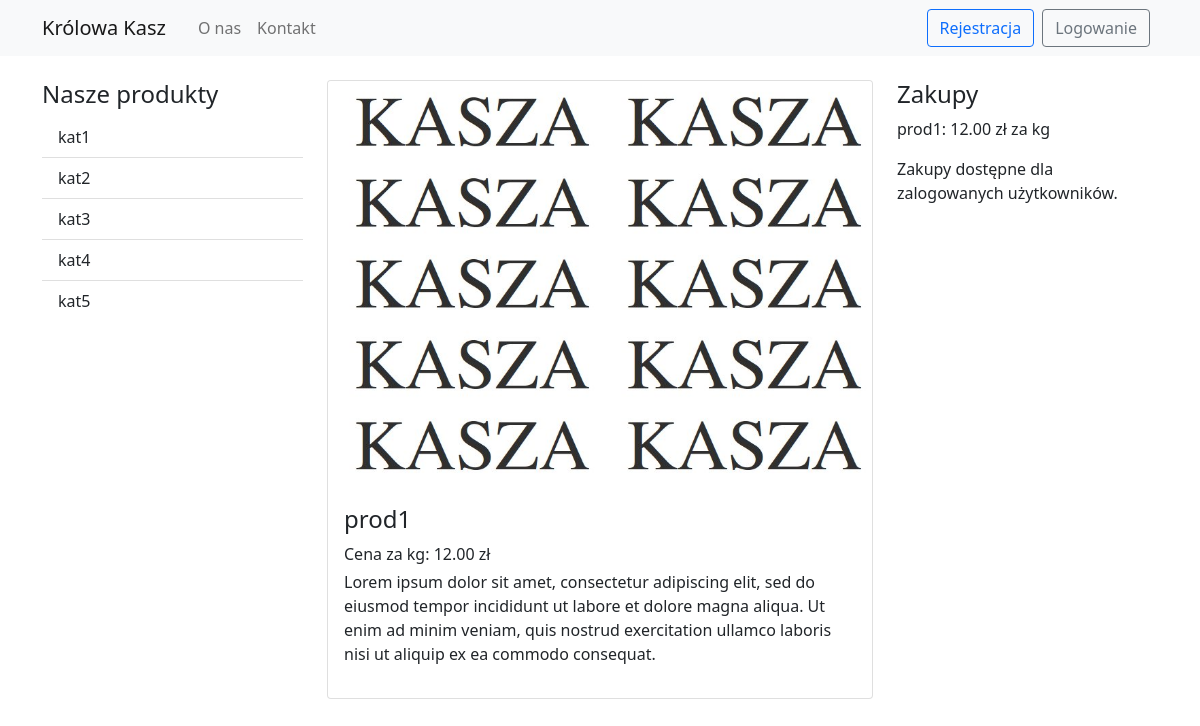
The page /product?product_id=1 on the database its author committed.
### shop/models.py (models this page shows, shortened)
class Category(db.Model):
    __tablename__ = 'categories'
    id = db.Column(db.Integer, primary_key=True)
    name = db.Column(db.String(20), unique=True, nullable=False)
    products = db.relationship('Product', back_populates='category')

class Product(db.Model):
    __tablename__ = 'products'
    id = db.Column(db.Integer, primary_key=True)
    name = db.Column(db.String(100), unique=True, nullable=False)
    price = db.Column(db.Float(asdecimal=True), nullable=False)
    image_file = db.Column(db.String(100), nullable=False, default='default_kasza.jpg')
    description = db.Column(db.Text, nullable=False)
    order_items = db.relationship('OrderItem', back_populates='product', lazy='subquery')
    category_id = db.Column(db.Integer, db.ForeignKey('categories.id'))
    category = db.relationship('Category', back_populates='products')

### shop/routes.py (the view, shortened to what this page needs)
@app.route("/product", methods=['GET', 'POST'])
def product():
    product_id = request.args.get('product_id')
    product = Product.query.filter_by(id = product_id).first()
    form = AddProductToCartForm()
    return render_template('product.html', title='Produkt', product=product, form=form, categories = Category.query.all())

### shop/templates/product.html
{% extends "layout.html" %}
{% block content %}
<div class="row">
    <div class="col-md-8">
        <div class="card">
            <img class="img-fluid rounded" src="{{ url_for('static', filename = 'product_pics/' + product.image_file) }}" alt="">
            <div class="card-body">
                <h4> {{product.name}} </h4>
                <p class="mb-1">Cena za kg: {{product.price|round(2)}} zł</p>
                <p>{{ product.description }}</p>
            </div>
        </div>
    </div>
    <div class="col-md-4">
        <h4>Zakupy</h4>
        <p> {{ product.name }}: {{product.price|round(2)}} zł za kg </p>
        {% if current_user.is_authenticated %}
        <form action="" method="POST">
            {{ form.hidden_tag() }}
            <div class="input-group mb-3">
                {% if form.qty.errors %}
                {{ form.qty(class="form-control is-invalid") }}
                <span class="input-group-text" id="basic-addon1">kg</span>
                <div class="invalid-feedback">
                    {% for error in form.qty.errors %}
                        <span>{{ error }}</span>
                    {% endfor %}
                </div>
                {% else %}
                    {{ form.qty(class="form-control") }}
                    <span class="input-group-text" id="basic-addon1">kg</span>
                {% endif %}
            </div>
            <div>
                {{ form.submit(class="btn btn-outline-primary w-100") }}
                {% if current_user.is_admin %}
                    <a class="btn btn-outline-secondary w-100 mt-3" href="{{url_for('edit_product', product_id=product.id)}}">Edytuj produkt</a>
                    <a class="btn btn-outline-secondary w-100 mt-3" href="{{url_for('delete_product', product_id=product.id)}}">Usuń produkt</a>
                {% endif %}
            </div>
        </form>
        {%else%}
        <p>Zakupy dostępne dla zalogowanych użytkowników.</p>
        {% endif %}
    </div>
</div>
{% endblock content %}

### shop/templates/layout.html (shortened to what this page needs)
<!DOCTYPE html>
<html lang="pl">
<head>
    <link href="https://cdn.jsdelivr.net/npm/bootstrap@5.0.2/dist/css/bootstrap.min.css" rel="stylesheet">
    <link rel="stylesheet" type="text/css" href="{{ url_for('static', filename='main.css') }}">
</head>
<body>
    <nav class="navbar navbar-expand-sm navbar-light bg-light navbar-fixed-top  ">
        <div class="container">
            <a class="navbar-brand" href="{{url_for('index')}}">Królowa Kasz</a>
            <div class="collapse navbar-collapse" id="navbarNavAltMarkup">
            <div class="navbar-nav me-auto ms-2">
                <a class="nav-link" href="{{url_for('about')}}">O&nbspnas</a>
                <a class="nav-link" href="{{url_for('contact')}}">Kontakt</a>
            </div>
            <div class="navbar-nav">
                {% if current_user.is_authenticated %}
                <li class="nav-item dropdown">
                    <a class="nav-link dropdown-toggle me-2" href="#" id="navbarDropdownMenuLink" role="button" data-bs-toggle="dropdown" aria-expanded="false">
                        Moje konto
                    </a>
                    <ul class="dropdown-menu" aria-labelledby="navbarDropdownMenuLink">
                      <li><a class="dropdown-item" href="{{url_for('cart')}}">Koszyk</a></li>
                      <li><a class="dropdown-item" href="{{url_for('orders')}}">Zamówienia</a></li>
                      <li><a class="dropdown-item" href="{{url_for('account')}}">Edytuj dane</a></li>
                    </ul>
                  </li>
                  <a class="btn btn-outline-secondary me-2" type="button" href="{{url_for('logout')}}">Wyloguj</a>
                {% else %}
                <a class="btn btn-outline-primary me-2" type="button" href="{{url_for('register')}}">Rejestracja</a>
                <a class="btn btn-outline-secondary me-2" type="button" href="{{url_for('login')}}">Logowanie</a>
                {% endif %}
            </div>
            </div>
        </div>
    </nav>
    <div class="container">
        <div class="row pt-4">
            <div class="col-md-3">
                <nav class="nav flex-column list-group list-group-flush">
                    <h4> <a class="text-decoration-none text-dark" href="{{url_for('index')}}">Nasze produkty</a> </h4>
                    {% for category in categories %}
                    <a class="nav-link list-group-item" href="{{url_for('index', category_id=category.id)}}">{{ category.name }}</a>
                    {% endfor %}
                </nav>
            </div>
            <div class="col-md-9">
                {% block content %} {% endblock content %}
            </div>
        </div>
    </div>
</body>
</html>

### rows shown on the page
Category: name "kat1"
Category: name "kat2"
Category: name "kat3"
Category: name "kat4"
Category: name "kat5"
Product: image_file (picture), name "prod1", price "12.00", description "Lorem ipsum dolor sit amet, consectetur adipiscing elit, sed do eiusmod tempor incididunt ut labore et dolore magna aliqua. Ut enim ad minim veniam, quis nostrud exercitation ullamco laboris nisi ut aliquip ex ea commodo consequat."
